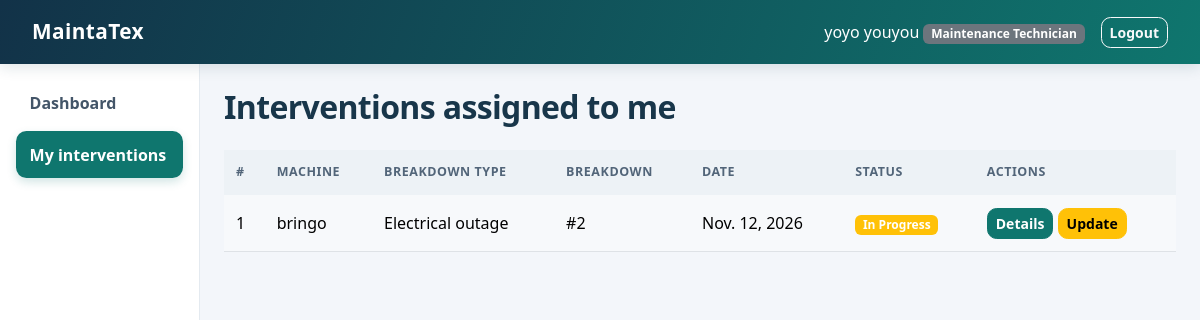
/interventions/ (signed in), run on the app's committed database.
### core/models.py (models this page shows, shortened)
class Profile(models.Model):
    SIGNUP_ROLE_CHOICES = [
        ('production_manager', 'Production Manager'),
        ('maintenance_manager', 'Maintenance Manager'),
        ('technician', 'Maintenance Technician'),
    ]
    ROLE_CHOICES = [
        ('administrator', 'Administrator'),
        *SIGNUP_ROLE_CHOICES,
    ]
    user = models.OneToOneField(User, on_delete=models.CASCADE, related_name='profile')
    role = models.CharField(max_length=30, choices=ROLE_CHOICES)
    phone_number = models.CharField(max_length=30, blank=True)

class Intervention(models.Model):
    STATUS_CHOICES = [
        ('pending', 'Pending'),
        ('in_progress', 'In Progress'),
        ('completed', 'Completed'),
    ]
    breakdown = models.ForeignKey(Breakdown, on_delete=models.CASCADE, related_name='interventions')
    technician = models.ForeignKey(User, on_delete=models.SET_NULL, null=True,
                                   related_name='interventions')
    diagnosis = models.TextField(blank=True)
    repair_description = models.TextField(blank=True)
    intervention_date = models.DateField('Intervention date', default=date.today)
    status = models.CharField(max_length=20, choices=STATUS_CHOICES, default='pending')
    class Meta:
        ordering = ['-intervention_date', '-id']
    @property
    def badge_class(self):
        colors = {'pending': 'secondary', 'in_progress': 'warning', 'completed': 'success'}
        return colors[self.status]

class Breakdown(models.Model):
    CATEGORY_CHOICES = [
        ('electrical', 'Electrical outage'),
        ('mechanical', 'Mechanical problem'),
        ('other', 'Other'),
    ]
    PRIORITY_CHOICES = [
        ('low', 'Low'),
        ('medium', 'Medium'),
        ('high', 'High'),
    ]
    STATUS_CHOICES = [
        ('reported', 'Reported'),
        ('in_progress', 'In Progress'),
        ('resolved', 'Resolved'),
    ]
    machine = models.ForeignKey(Machine, on_delete=models.CASCADE, related_name='breakdowns')
    category = models.CharField(
        'Breakdown type', max_length=20, choices=CATEGORY_CHOICES, default='other')
    description = models.TextField()
    breakdown_date = models.DateField('Breakdown date', default=date.today)
    priority = models.CharField(max_length=10, choices=PRIORITY_CHOICES, default='medium')
    status = models.CharField(max_length=20, choices=STATUS_CHOICES, default='reported')
    reported_by = models.ForeignKey(User, on_delete=models.SET_NULL, null=True,
                                    related_name='reported_breakdowns')
    class Meta:
        ordering = ['-breakdown_date', '-id']

class Machine(models.Model):
    STATUS_CHOICES = [
        ('operational', 'Operational'),
        ('broken', 'Broken'),
        ('under_maintenance', 'Under Maintenance'),
    ]
    name = models.CharField(max_length=100)
    code = models.CharField('Machine code', max_length=30, unique=True)
    machine_type = models.CharField('Machine type', max_length=100)
    location = models.CharField(max_length=100)
    status = models.CharField(max_length=20, choices=STATUS_CHOICES, default='operational')
    class Meta:
        ordering = ['name']

### core/views.py (the view)
# urls.py: path('interventions/', views.intervention_list, name='intervention_list'),
@role_required('administrator', 'maintenance_manager', 'technician')
def intervention_list(request):
    role = get_user_role(request.user)
    interventions = Intervention.objects.select_related('breakdown__machine', 'technician')
    if role == 'technician':
        interventions = interventions.filter(technician=request.user)
    return render(request, f'{role}/intervention_list.html', {'interventions': interventions})

### core/models.py (called while the page is built)
def get_user_role(user):
    if not user.is_authenticated:
        return None
    if user.is_superuser:
        return 'administrator'
    profile = getattr(user, 'profile', None)
    if profile is None:
        return None
    return profile.role

### core/views.py (called while the page is built)
def role_required(*allowed_roles):
    def decorator(view_function):
        @login_required
        @wraps(view_function)
        def wrapper(request, *args, **kwargs):
            if get_user_role(request.user) in allowed_roles:
                return view_function(request, *args, **kwargs)
            messages.error(request, 'You are not allowed to access this page.')
            return redirect('dashboard')
        return wrapper
    return decorator

### core/templates/technician/intervention_list.html (shortened to what this page needs)
{% extends 'common/base.html' %}
{% block content %}
<h2 class="mb-4">Interventions assigned to me</h2>
<table class="table table-striped">
  <thead><tr><th>#</th><th>Machine</th><th>Breakdown type</th><th>Breakdown</th><th>Date</th><th>Status</th><th>Actions</th></tr></thead>
  <tbody>
    {% for intervention in interventions %}
    <tr>
      <td>{{ intervention.id }}</td>
      <td>{{ intervention.breakdown.machine.name }}</td>
      <td>{{ intervention.breakdown.get_category_display }}</td>
      <td>#{{ intervention.breakdown.id }}</td>
      <td>{{ intervention.intervention_date }}</td>
      <td><span class="badge bg-{{ intervention.badge_class }}">{{ intervention.get_status_display }}</span></td>
      <td>
        <a href="{% url 'intervention_detail' intervention.pk %}" class="btn btn-sm btn-primary">Details</a>
        <a href="{% url 'intervention_update' intervention.pk %}" class="btn btn-sm btn-warning">Update</a>
      </td>
    </tr>
    {% empty %}
    <tr><td colspan="7" class="text-center">No intervention assigned to you.</td></tr>
    {% endfor %}
  </tbody>
</table>
{% endblock %}

### core/templates/common/base.html (shortened to what this page needs)
{% load static %}
<!DOCTYPE html>
<html lang="en">
<head>
  <link href="https://cdn.jsdelivr.net/npm/bootstrap@5.3.3/dist/css/bootstrap.min.css" rel="stylesheet">
  <link href="{% static 'core/css/app.css' %}?v=3" rel="stylesheet">
</head>
<body>
  <nav class="navbar navbar-dark bg-dark">
    <div class="container-fluid">
      <a class="navbar-brand" href="{% if user.is_authenticated %}{% url 'dashboard' %}{% else %}{% url 'login' %}{% endif %}">MaintaTex</a>
      {% if user.is_authenticated %}
      <div class="d-flex align-items-center">
        <span class="navbar-text text-white me-3">
          {{ user.get_full_name|default:user.username }}
          <span class="badge bg-secondary">{% if user.is_superuser %}Administrator{% else %}{{ user.profile.get_role_display }}{% endif %}</span>
        </span>
        <form method="post" action="{% url 'logout' %}">
          <button type="submit" class="btn btn-outline-light btn-sm">Logout</button>
        </form>
      </div>
      {% endif %}
    </div>
  </nav>
  <div class="container-fluid">
    <div class="row">
      {% if user.is_authenticated and user.is_superuser or user.is_authenticated and user.profile.role %}
      {% with current=request.resolver_match.url_name %}
      <div class="col-md-2 sidebar p-3">
        <ul class="nav flex-column">
          <li class="nav-item"><a class="nav-link {% if current == 'dashboard' %}active{% endif %}" href="{% url 'dashboard' %}">Dashboard</a></li>
          {% if user.is_superuser %}
          <li class="nav-item"><a class="nav-link {% if current == 'user_list' %}active{% endif %}" href="{% url 'user_list' %}">Users</a></li>
          <li class="nav-item"><a class="nav-link {% if current == 'machine_list' %}active{% endif %}" href="{% url 'machine_list' %}">Machines</a></li>
          <li class="nav-item"><a class="nav-link {% if current == 'breakdown_list' %}active{% endif %}" href="{% url 'breakdown_list' %}">Breakdowns</a></li>
          <li class="nav-item"><a class="nav-link {% if current == 'intervention_list' %}active{% endif %}" href="{% url 'intervention_list' %}">Interventions</a></li>
          {% elif user.profile.role == 'technician' %}
          <li class="nav-item"><a class="nav-link {% if current == 'intervention_list' %}active{% endif %}" href="{% url 'intervention_list' %}">My interventions</a></li>
          {% endif %}
        </ul>
      </div>
      {% endwith %}
      <main class="col-md-10 p-4">
      {% else %}
      <main class="col-12 p-4">
      {% endif %}
        {% block content %}{% endblock %}
      </main>
    </div>
  </div>
</body>
</html>

### core/static/core/css/app.css (style rules this page uses)
:root { --brand: #0f766e; --brand-dark: #115e59; --ink: #172b3a; --line: #e4eaf0; --page: #f3f6fa; }
body { background: var(--page); color: var(--ink); }
.navbar { min-height: 64px; padding: .65rem 1.25rem; background: linear-gradient(110deg, #123248, #0f766e); box-shadow: 0 3px 14px #18394a24; }
.navbar-brand { font-size: 1.3rem; font-weight: 750; letter-spacing: .02em; }
.sidebar { min-height: calc(100vh - 64px); background: #fff; border-right: 1px solid var(--line); }
.sidebar .nav-link { margin-bottom: 5px; padding: .7rem .85rem; border-radius: .65rem; color: #435568; font-weight: 550; transition: background-color .15s ease, color .15s ease, transform .15s ease; }
.sidebar .nav-link.active { background: var(--brand); color: #fff; box-shadow: 0 4px 10px #0f766e30; }
main { min-width: 0; }
h2, h3, h4 { color: #18364a; font-weight: 700; letter-spacing: -.02em; }
.btn { border-radius: .6rem; font-weight: 600; transition: transform .15s ease, box-shadow .15s ease; }
.btn-primary { background: var(--brand); border-color: var(--brand); }
.table { --bs-table-striped-bg: #f7f9fb; vertical-align: middle; }
.table thead th { color: #526579; background: #edf2f6; border-bottom: 0; font-size: .78rem; text-transform: uppercase; letter-spacing: .045em; white-space: nowrap; }
.table > :not(caption) > * > * { padding: .8rem .75rem; }

### data on the page
Intervention: id "1", breakdown.machine.name "bringo", breakdown.category "Electrical outage", breakdown.id "2", intervention_date "Nov. 12, 2026", status "In Progress"

### other printed values
{{ user.get_full_name|default:user.username }} "yoyo youyou"
{{ user.profile.get_role_display }} "Maintenance Technician"
